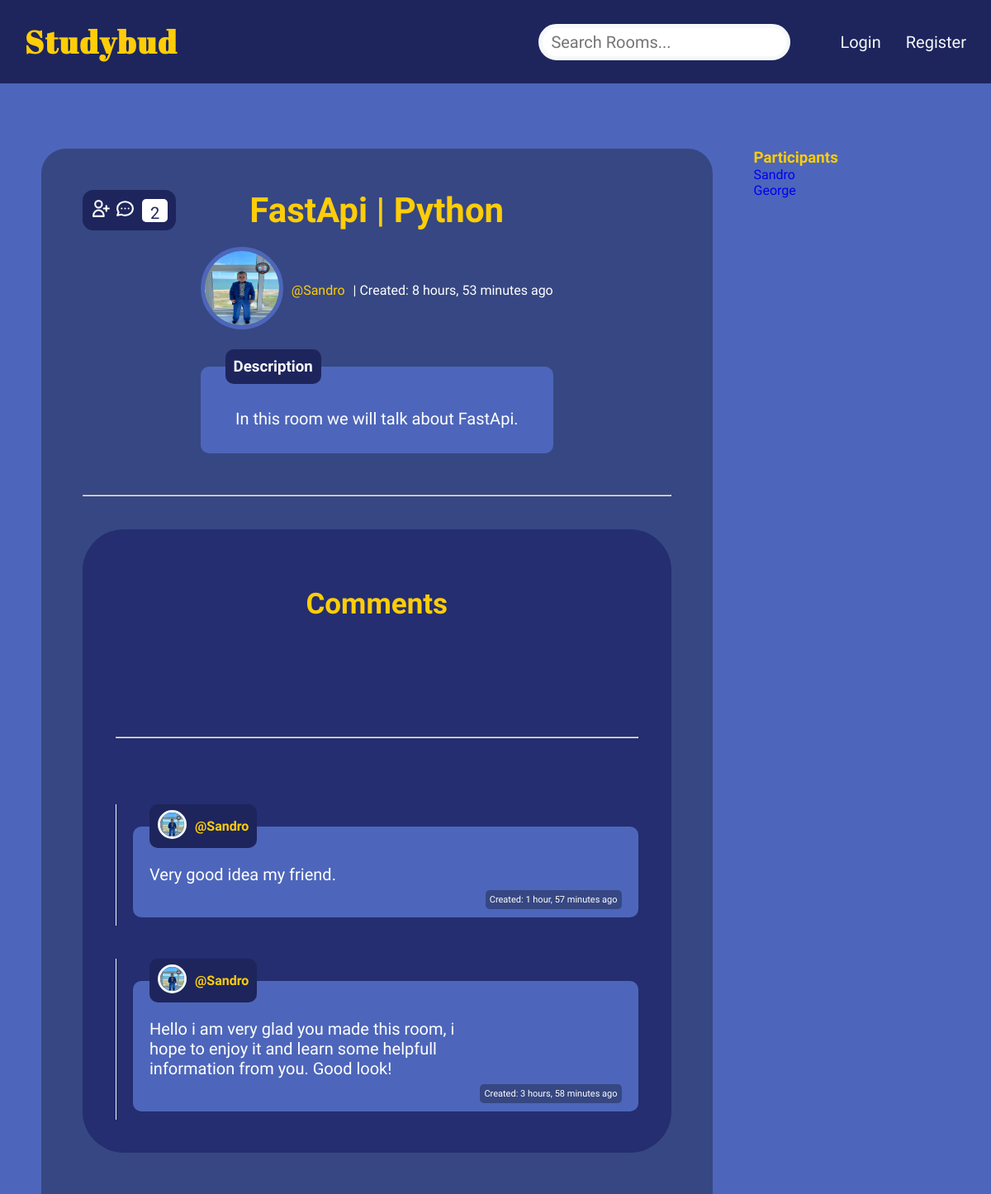
Page /room/26/ on the committed database.
### rooms/models.py (models this page shows, shortened)
class Room(models.Model):
    topic = models.ForeignKey(Topic, on_delete=models.SET_NULL, null=True)
    host = models.ForeignKey(User, on_delete=models.SET_NULL, null=True)
    name = models.CharField(max_length=200)
    description = models.TextField(blank=True, null=True)
    participants = models.ManyToManyField(User, related_name='participants', blank=True)
    created = models.DateTimeField(auto_now_add=True)
    updated = models.DateTimeField(auto_now=True)
    class Meta:
        ordering = ['-updated', '-created']

class Topic(models.Model):
    name = models.CharField(max_length=200)
    def __str__(self):
        return self.name

class UserProfile(models.Model):
    user = models.OneToOneField(User, null=True, on_delete=models.CASCADE, related_name='userprofile')
    bio = models.TextField(blank=True, null=True)
    picture = models.ImageField(null=True, blank=True)

class Message(models.Model):
    user = models.ForeignKey(User, on_delete=models.CASCADE)
    room = models.ForeignKey(Room, on_delete=models.CASCADE)
    body = models.TextField()
    created = models.DateTimeField(auto_now_add=True)
    updated = models.DateTimeField(auto_now=True)
    class Meta:
        ordering = ['-updated', '-created']

### rooms/views.py (the view, shortened to what this page needs)
# urls.py: path('room/<str:pk>/', views.room, name='room'),
def room(request, pk):
    room = Room.objects.get(id=pk)
    comments = room.message_set.all()
    participants = room.participants.all()
    context = {'room': room, 'comments': comments, 'participants': participants}
    return render(request, 'rooms/room.html', context)

### rooms/templates/rooms/room.html (shortened to what this page needs)
{% extends 'main.html' %} {% block content %} {% load static %}
<div class="room-container">
    <div class="room-anotations">
        <div class="members-number" style="position: absolute;">
            <div class="members-number-inner">
                {% if request.user != room.host and not request.user in room.participants.all %}
                <a class="members-number-inner-a" href="{% url 'join-room' room.id %}">
                    <svg xmlns="http://www.w3.org/2000/svg" class="h-6 w-6" fill="none" viewBox="0 0 24 24" stroke="currentColor" stroke-width="2">
                        <path stroke-linecap="round" stroke-linejoin="round" d="M18 9v3m0 0v3m0-3h3m-3 0h-3m-2-5a4 4 0 11-8 0 4 4 0 018 0zM3 20a6 6 0 0112 0v1H3v-1z" />
                      </svg>
                </a>
                {% endif %}
                <a class="members-number-inner-a" id="#comment" href="#comment">
                </a>
            </div>
                <p class="participants-count">{{room.participants.count}}</p>
        </div>
        <h1>{{room.name}} | {{room.topic}}</h1>
        <div class="photo-name-created">
            <a href="{% url 'user-profile' room.host.id %}">
                <img
                    src="{{ room.host.userprofile.picture.url }}"
                    alt="Photo of room owner"
                />
            </a>
            <a href="{% url 'user-profile' room.host.id %}">@{{room.host}}</a>
            <p>| Created: {{room.created|timesince}} ago</p>
        </div>
        <div class="room-fieldset">
            <fieldset>
                <legend><h3 style="margin: 0">Description</h3></legend>
                <p>{{room.description}}</p>
            </fieldset>
        </div>
        <div class="comments-section">
            <hr />
            <div class="comments-section-individual">
                <h2 style="text-align: center">Comments</h2>
                <div class="comment-input" id="comment">
                    <hr />
                </div>
                {% if page != 'edit-message' %} {% for comment in comments %}
                <div class="comments-fieldset">
                    <fieldset>
                        <legend>
                            <a href="{% url 'user-profile' comment.user.id %}">
                                <img
                                    class="comment-user-photo"
                                    src="{{ comment.user.userprofile.picture.url }}"
                                    alt="Photo of a user"
                                />
                            </a>
                            <a href="{% url 'user-profile' comment.user.id %}"
                                >@{{comment.user.username}}</a
                            >
                        </legend>
                        <small
                            >Created: {{comment.created|timesince}} ago</small
                        >
                        <p class="comment-fieldset-paragraph">
                            {{comment.body}}
                        </p>
                    </fieldset>
                </div>
                {% endfor %}
                {% endif %}
            </div>
        </div>
    </div>
    <div class="room-participants">
        <h3>Participants</h3>
        {% for user in participants %}
        <div >
            <a href="{% url 'user-profile' user.id %}">{{user.username}}</a>
        </div>
        {% endfor %}
    </div>
</div>
{% endblock %}

### static/styles/main.css (style rules this page uses)
:root { --main-background: #4d66bb; --dark-blue: #1d255c; --yellow: #fecd08; --white: #f6f8fa; }
* { margin: 0; padding: 0; box-sizing: border-box; font-family: 'Josefin Sans', sans-serif; }
body { background-color: var(--main-background); color: var(--yellow); }
a { text-decoration: none; }
.members-number svg { width: 25px; height: 25px; fill: white; }
.members-number { color: white; display: flex; justify-content: center; align-items: center; background-color: var(--dark-blue); width: max-content; padding: 10px; border-radius: 13px; gap: 8px; font-style: none; }
.participants-count { align-self: center; font-size: 20px; background-color: white; padding: 5px 10px; height:28px; border-radius: 5px; color: var(--dark-blue) }
fieldset { border: none; background: var(--main-background); border-radius: 10px; padding: 10px; }
legend { color: var(--white); font-weight: bold; background-color: var(--dark-blue); padding: 10px; border-radius: 10px; }
.members-number-inner-a svg { color: white; fill:none; }
.room-container { display: grid; grid-template-columns: 3fr 1fr; column-gap: 50px; }
.room-container h1 { font-size: 42px; }
.photo-name-created { display: flex; align-items: center; justify-content: center; gap: 10px; color: white; }
.photo-name-created a { color: var(--yellow) }
.photo-name-created img { width: 100px; height: 100px; border: 5px solid var(--main-background); border-radius: 50%; }
.room-fieldset { display: flex; justify-content: center; }
.room-fieldset fieldset { background-color: #4d66bb; border-radius: 10px; padding: 30px; color: white; width: 60%; }
.room-fieldset legend { text-align: left; }
.room-fieldset p { font-size: 20px; }
.room-anotations { background-color: #364783; padding: 50px; border-radius: 30px 30px 0 0; text-align: center; margin: 0 0 0 50px; height: max-content; display: flex; flex-direction: column; gap: 20px; }
.comments-section h2, .comments-section hr { margin: 30px 0; font-size: 35px; }
.comments-section hr { margin-bottom: 40px; }
.comments-section-individual { display: flex; flex-direction: column; justify-content: flex-start; text-align: left; gap: 40px; background-color:#242e70; padding: 40px; border-radius: 50px; position: relative; }
.comments-fieldset { display: flex; gap: 20px; height: 100%; align-items: center; justify-content: center; border-left: 1px solid var(--white); padding-left: 20px; padding-bottom: 10px; position: relative; }
.comments-fieldset fieldset { padding: 20px; width: 100%; height: max-content; font-size: 20px; color: white; }
.comment-fieldset-paragraph { width: 70%; word-wrap: break-word; margin-bottom: 20px; }
.comments-fieldset a { color: var(--white); }
.comments-fieldset a:nth-child(2) { color: var(--yellow) }
.comments-fieldset legend { display: flex; align-items: center; justify-content: space-between; gap: 10px; padding: 7px 10px; font-size: 16px; }
.comments-fieldset small { position: absolute; bottom: 20px; right: 20px; font-size: 11px; background-color: #364783; padding: 5px; border-radius: 5px; }
.comment-input hr { margin-top: 70px; }
.comment-user-photo { width: 35px; height: 35px; border-radius: 50%; align-self: center; border: 3px solid var(--white) }
.main-container, .profile-container, .room-container, .edit-user-page, .login-register-page { margin-top: 180px !important; }

### rows in the picture
Room: participants.count "2", name "FastApi", topic "Python", host.userprofile.picture (picture), host "Sandro", created "8 hours, 53 minutes", description "In this room we will talk about FastApi."
Message: user.userprofile.picture (picture), user.username "Sandro", created "1 hour, 57 minutes", body "Very good idea my friend."
Message: user.userprofile.picture (picture), user.username "Sandro", created "3 hours, 58 minutes", body "Hello i am very glad you made this room, i hope to enjoy it and learn some helpfull information from you. Good look!"

### other values in the picture
{{ user.username }} "Sandro"
{{ user.username }} "George"
